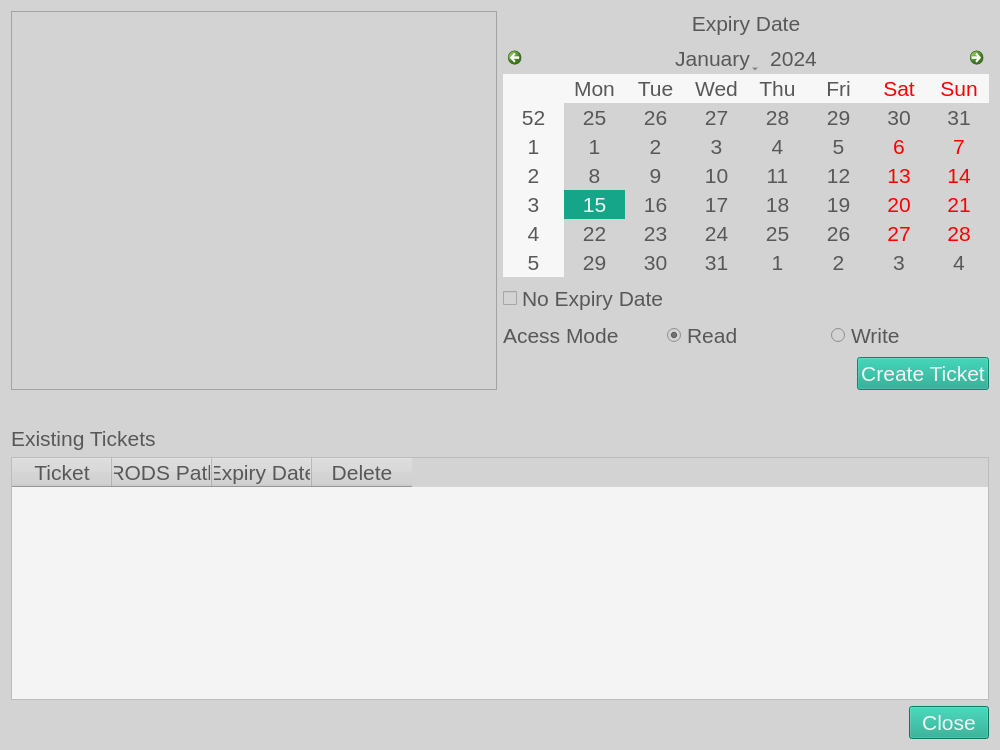
<?xml version="1.0" encoding="UTF-8"?>
<ui version="4.0">
 <class>Dialog</class>
 <widget class="QDialog" name="Dialog">
  <property name="geometry">
   <rect>
    <x>0</x>
    <y>0</y>
    <width>1000</width>
    <height>750</height>
   </rect>
  </property>
  <property name="windowTitle">
   <string>Dialog</string>
  </property>
  <property name="styleSheet">
   <string notr="true">QWidget
{
    background-color: rgb(211,211,211);
    color: rgb(88, 88, 90);
    selection-background-color: rgb(21, 165, 137);
    selection-color: rgb(245, 244, 244);
    font: 16pt
}

QLabel#error_label
{
    color: rgb(220, 130, 30);
}

QLineEdit, QTextEdit, QTableWidget
{
   background-color:  rgb(245, 244, 244)
}

QPushButton
{
	background-color: rgb(21, 165, 137);
    color: rgb(245, 244, 244);
}

QPushButton#home_button, QPushButton#parent_button, QPushButton#refresh_button
{
    background-color: rgb(245, 244, 244);
}

QTabWidget#info_tabs
{
     background-color: background-color: rgb(211,211,211);
}

</string>
  </property>
  <layout class="QVBoxLayout" name="verticalLayout_3">
   <item>
    <layout class="QHBoxLayout" name="horizontalLayout_2">
     <item>
      <widget class="QTreeView" name="irods_tree_view">
       <property name="editTriggers">
        <set>QAbstractItemView::NoEditTriggers</set>
       </property>
      </widget>
     </item>
     <item>
      <layout class="QVBoxLayout" name="verticalLayout_2">
       <item>
        <widget class="QLabel" name="label_2">
         <property name="font">
          <font>
           <pointsize>16</pointsize>
           <weight>50</weight>
           <italic>false</italic>
           <bold>false</bold>
          </font>
         </property>
         <property name="text">
          <string>Expiry Date</string>
         </property>
         <property name="alignment">
          <set>Qt::AlignCenter</set>
         </property>
        </widget>
       </item>
       <item>
        <widget class="QCalendarWidget" name="expiry_calendar"/>
       </item>
       <item>
        <widget class="QCheckBox" name="expiry_checkbox">
         <property name="text">
          <string>No Expiry Date</string>
         </property>
        </widget>
       </item>
       <item>
        <layout class="QHBoxLayout" name="horizontalLayout_3">
         <item>
          <widget class="QLabel" name="label_3">
           <property name="text">
            <string>Acess Mode</string>
           </property>
          </widget>
         </item>
         <item>
          <widget class="QRadioButton" name="read_button">
           <property name="text">
            <string>Read</string>
           </property>
           <property name="checked">
            <bool>true</bool>
           </property>
          </widget>
         </item>
         <item>
          <widget class="QRadioButton" name="write_button">
           <property name="text">
            <string>Write</string>
           </property>
          </widget>
         </item>
        </layout>
       </item>
       <item>
        <layout class="QHBoxLayout" name="horizontalLayout">
         <item>
          <spacer name="horizontalSpacer">
           <property name="orientation">
            <enum>Qt::Horizontal</enum>
           </property>
           <property name="sizeHint" stdset="0">
            <size>
             <width>40</width>
             <height>20</height>
            </size>
           </property>
          </spacer>
         </item>
         <item>
          <widget class="QPushButton" name="create_ticket_button">
           <property name="text">
            <string>Create Ticket</string>
           </property>
          </widget>
         </item>
        </layout>
       </item>
      </layout>
     </item>
     <item>
      <layout class="QVBoxLayout" name="verticalLayout"/>
     </item>
    </layout>
   </item>
   <item>
    <widget class="QLabel" name="error_label">
     <property name="text">
      <string/>
     </property>
    </widget>
   </item>
   <item>
    <widget class="QLabel" name="label">
     <property name="font">
      <font>
       <pointsize>16</pointsize>
       <weight>50</weight>
       <italic>false</italic>
       <bold>false</bold>
      </font>
     </property>
     <property name="text">
      <string>Existing Tickets</string>
     </property>
    </widget>
   </item>
   <item>
    <widget class="QTableWidget" name="ticket_table">
     <property name="maximumSize">
      <size>
       <width>1000</width>
       <height>16777215</height>
      </size>
     </property>
     <column>
      <property name="text">
       <string>Ticket</string>
      </property>
     </column>
     <column>
      <property name="text">
       <string>iRODS Path</string>
      </property>
     </column>
     <column>
      <property name="text">
       <string>Expiry Date</string>
      </property>
     </column>
     <column>
      <property name="text">
       <string>Delete</string>
      </property>
     </column>
    </widget>
   </item>
   <item>
    <layout class="QHBoxLayout" name="horizontalLayout_4">
     <item>
      <spacer name="horizontalSpacer_2">
       <property name="orientation">
        <enum>Qt::Horizontal</enum>
       </property>
       <property name="sizeHint" stdset="0">
        <size>
         <width>40</width>
         <height>20</height>
        </size>
       </property>
      </spacer>
     </item>
     <item>
      <widget class="QPushButton" name="close_button">
       <property name="text">
        <string>Close</string>
       </property>
      </widget>
     </item>
    </layout>
   </item>
  </layout>
 </widget>
 <resources/>
 <connections/>
</ui>
